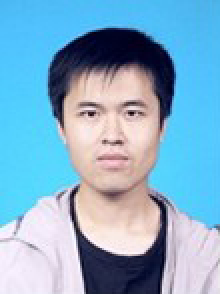
#> input picture 机器学习/聚类/K-means-图片压缩/test.jpg, 110 x 147 px (shown 2 times larger)
$ python ImageCompress.py
#> lines starting #> are read from the running program, lines starting #| are printed output that depends on the picture
from skimage import io
from sklearn.cluster import KMeans
import numpy as np

image = io.imread('test.jpg')
#> image is the input picture: shape (147, 110, 3); mean R, G, B 130, 173, 200.5

io.imshow(image)
io.show()

rows = image.shape[0]
#> rows = 147
cols = image.shape[1]
#> cols = 110

image = image.reshape(image.shape[0]*image.shape[1],3)
kmeans = KMeans(n_clusters=256, n_init=10,max_iter=200)
kmeans.fit(image)
print(kmeans.labels_)

clusters = np.asarray(kmeans.cluster_centers_,dtype=np.uint8)
labels = np.asarray(kmeans.labels_,dtype=np.uint8)
labels = labels.reshape(rows,cols)

print(clusters.shape)
io.imsave('after.jpg',labels)
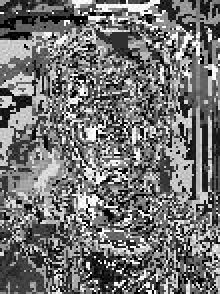
#> saved as after.jpg: shape (147, 110) (shown 2 times larger); min 0, max 255, mean 115.3
